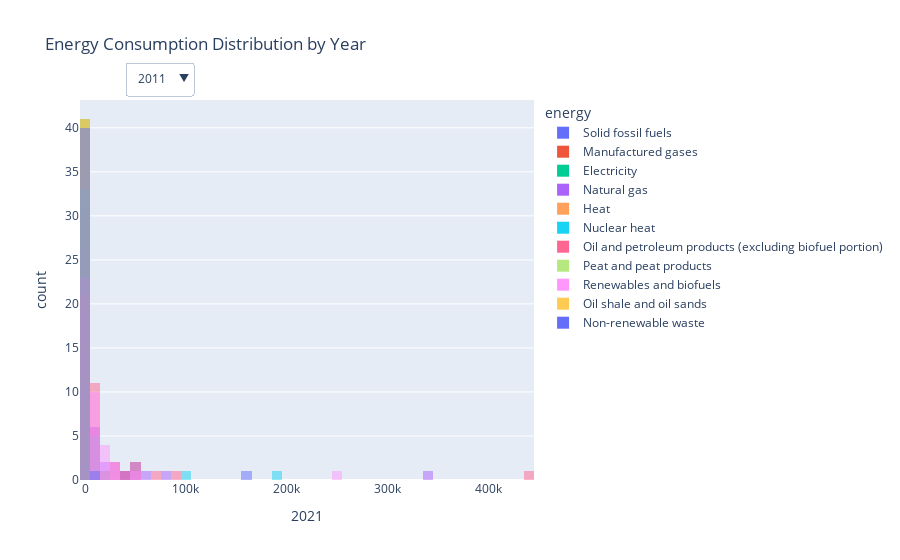

The notebook cell saved with this chart:
### Code cell
import pandas as pd
import plotly.express as px

# Create an interactive histogram with a dropdown for years
fig = px.histogram(df2, x='2021', color='energy', barmode='overlay', labels={'2011': 'Energy Consumption (GWh)'}, title='Energy Consumption Distribution by Year')

# Update the layout to include a dropdown menu for years
fig.update_layout(
    updatemenus=[
        {
            'buttons': [
                {'method': 'restyle', 'args': [{'x': [df2['2011']], 'text': ['2011']}], 'label': '2011'},
                {'method': 'restyle', 'args': [{'x': [df2['2012']], 'text': ['2012']}], 'label': '2012'},
                {'method': 'restyle', 'args': [{'x': [df2['2013']], 'text': ['2013']}], 'label': '2013'},
                {'method': 'restyle', 'args': [{'x': [df2['2014']], 'text': ['2014']}], 'label': '2014'},
                {'method': 'restyle', 'args': [{'x': [df2['2015']], 'text': ['2015']}], 'label': '2015'},
                {'method': 'restyle', 'args': [{'x': [df2['2016']], 'text': ['2016']}], 'label': '2016'},
                {'method': 'restyle', 'args': [{'x': [df2['2017']], 'text': ['2017']}], 'label': '2017'},
                {'method': 'restyle', 'args': [{'x': [df2['2018']], 'text': ['2018']}], 'label': '2018'},
                {'method': 'restyle', 'args': [{'x': [df2['2019']], 'text': ['2019']}], 'label': '2019'},
                {'method': 'restyle', 'args': [{'x': [df2['2020']], 'text': ['2020']}], 'label': '2020'},
                {'method': 'restyle', 'args': [{'x': [df2['2020']], 'text': ['2020']}], 'label': '2021'},
            ],
            'direction': 'down',
            'showactive': True,
            'x': 0.1,
            'xanchor': 'left',
            'y': 1.1,
            'yanchor': 'top',
        },
    ]
)

# Show the interactive plot
fig.show()

### Figure 1 — Plotly figure (JSON) as saved in the notebook; plotly's stock layout.template omitted (floating-point values rounded to 4 significant figures; data arrays with more than 128 entries replaced by an {"elided": "..."} marker saying what was removed)
{"data": [{"alignmentgroup": "True", "bingroup": "x", "hovertemplate": "energy=Solid fossil fuels<br>2021=%{x}<br>count=%{y}<extra></extra>", "legendgroup": "Solid fossil fuels", "marker": {"color": "#636efa", "opacity": 0.5, "pattern": {"shape": ""}}, "name": "Solid fossil fuels", "offsetgroup": "Solid fossil fuels", "orientation": "v", "showlegend": true, "type": "histogram", "x": [227.1, 2536.0, 3972.0, 2597.0, 5293.0, 40.1, 12920.0, 53200.0, 1120.0, -8.983, 1711.0, 3097.0, 162800.0, 2079.0, 8471.0, 224.4, 415.3, 1372.0, 915.4, 128.5, 5538.0, 160.1, 42.08, 17.17, 91.35, 336.0, 653.1, 0, 5666.0, 840.1, 45910.0, 195.6, 4045.0, 6986.0, 1659.0, 935.2, 2823.0, 41400.0, 0, 0, 1567.0], "xaxis": "x", "yaxis": "y"}, {"alignmentgroup": "True", "bingroup": "x", "hovertemplate": "energy=Manufactured gases<br>2021=%{x}<br>count=%{y}<extra></extra>", "legendgroup": "Manufactured gases", "marker": {"color": "#EF553B", "opacity": 0.5, "pattern": {"shape": ""}}, "name": "Manufactured gases", "offsetgroup": "Manufactured gases", "orientation": "v", "showlegend": true, "type": "histogram", "x": [0, 0, 0, 0, 0, 0, 0, 0, 0, 0, 0, 0, 0, 0, 0, 0, 0, 0, 0, 0, 0, 0, 0, 0, 0, 0, 0, 0, 0, 0, 0, 0, 0, 0, 0, 0, 0, 0, 0, 0, 0], "xaxis": "x", "yaxis": "y"}, {"alignmentgroup": "True", "bingroup": "x", "hovertemplate": "energy=Electricity<br>2021=%{x}<br>count=%{y}<extra></extra>", "legendgroup": "Electricity", "marker": {"color": "#00cc96", "opacity": 0.5, "pattern": {"shape": ""}}, "name": "Electricity", "offsetgroup": "Electricity", "orientation": "v", "showlegend": true, "type": "histogram", "x": [-47.12, 648.6, -408.9, -677.3, -754.8, 0, -952.3, -1597.0, 418.6, 226.1, 316.8, 73.3, 629.2, 1528.0, -3860.0, 138.9, 340.6, 1097.0, 136.5, 0, 3679.0, 777.6, 491.9, 152.4, 310.1, -14.7, 213.0, 43.97, 21.75, -1512.0, 76.33, 408.7, 189.0, 55.97, -2198.0, -23.25, 66.55, -159.2, 0, 0, 59.06], "xaxis": "x", "yaxis": "y"}, {"alignmentgroup": "True", "bingroup": "x", "hovertemplate": "energy=Natural gas<br>2021=%{x}<br>count=%{y}<extra></extra>", "legendgroup": "Natural gas", "marker": {"color": "#ab63fa", "opacity": 0.5, "pattern": {"shape": ""}}, "name": "Natural gas", "offsetgroup": "Natural gas", "orientation": "v", "showlegend": true, "type": "histogram", "x": [44.27, 7732.0, 206.6, 15230.0, 2841.0, 0, 7797.0, 78100.0, 1933.0, 394.2, 5449.0, 29420.0, 340000.0, 2133.0, 37010.0, 2411.0, 2429.0, 9295.0, 4377.0, 0, 62430.0, 1876.0, 669.8, 964.1, 883.0, 0, 353.8, 319.1, 30140.0, 5015.0, 18230.0, 4973.0, 9948.0, 2395.0, 1006.0, 775.2, 4551.0, 49060.0, 0, 0, 0], "xaxis": "x", "yaxis": "y"}, {"alignmentgroup": "True", "bingroup": "x", "hovertemplate": "energy=Heat<br>2021=%{x}<br>count=%{y}<extra></extra>", "legendgroup": "Heat", "marker": {"color": "#FFA15A", "opacity": 0.5, "pattern": {"shape": ""}}, "name": "Heat", "offsetgroup": "Heat", "orientation": "v", "showlegend": true, "type": "histogram", "x": [0, 4.044, 0, 316.8, 60.85, 0, 21.12, 0, 2.65, 0, 0, 0, 1117.0, 139.9, 0, 0, 0, 0, 0, 0, 0, 240.0, 0, 0, 0, 0, 0, 0, 296.6, 165.6, 32.91, 0, 0, 0, 0, 0, 1.767, 0, 0, 0, 0], "xaxis": "x", "yaxis": "y"}, {"alignmentgroup": "True", "bingroup": "x", "hovertemplate": "energy=Nuclear heat<br>2021=%{x}<br>count=%{y}<extra></extra>", "legendgroup": "Nuclear heat", "marker": {"color": "#19d3f3", "opacity": 0.5, "pattern": {"shape": ""}}, "name": "Nuclear heat", "offsetgroup": "Nuclear heat", "orientation": "v", "showlegend": true, "type": "histogram", "x": [0, 0, 0, 12220.0, 4295.0, 0, 7642.0, 17770.0, 0, 0, 0, 14725, 186700.0, 5609.0, 98864, 0, 0, 4034, 0, 0, 0, 0, 0, 0, 0, 0, 0, 0, 890.4, 0, 0, 0, 2866, 0, 12342, 1352.0, 4051.0, 0, 0, 0, 0], "xaxis": "x", "yaxis": "y"}, {"alignmentgroup": "True", "bingroup": "x", "hovertemplate": "energy=Oil and petroleum products (excluding biofuel portion)<br>2021=%{x}<br>count=%{y}<extra></extra>", "legendgroup": "Oil and petroleum products (excluding biofuel portion)", "marker": {"color": "#FF6692", "opacity": 0.5, "pattern": {"shape": ""}}, "name": "Oil and petroleum products (excluding biofuel portion)", "offsetgroup": "Oil and petroleum products (excluding biofuel portion)", "orientation": "v", "showlegend": true, "type": "histogram", "x": [1013.0, 11420.0, 1706.0, 19810.0, 4408.0, 1874.0, 9347.0, 91740.0, 5607.0, -133.3, 9492.0, 48420.0, 438900.0, 7001.0, 66130.0, 1377.0, 2853.0, 7971.0, 6298.0, 561.4, 49500.0, 2845.0, 1950.0, 1417.0, 1025.0, 401.2, 1071.0, 301.3, 26040.0, 8595.0, 30710.0, 8484.0, 10430.0, 3917.0, 9100.0, 2181.0, 3714.0, 43520.0, 0, 0, 850.9], "xaxis": "x", "yaxis": "y"}, {"alignmentgroup": "True", "bingroup": "x", "hovertemplate": "energy=Peat and peat products<br>2021=%{x}<br>count=%{y}<extra></extra>", "legendgroup": "Peat and peat products", "marker": {"color": "#B6E880", "opacity": 0.5, "pattern": {"shape": ""}}, "name": "Peat and peat products", "offsetgroup": "Peat and peat products", "orientation": "v", "showlegend": true, "type": "histogram", "x": [0, 0, 0, 0, 0, 0, 0, 0, 0, 4.755, 0, 0, 1370.0, 912.9, 0, 0, 0, 0, 348.8, 0, 0, 21.9, 0, 0.976, 0, 0, 0, 0, 0, 0, 0, 0, 17.75, 0, 62.77, 0, 0, 0, 0, 0, 0], "xaxis": "x", "yaxis": "y"}, {"alignmentgroup": "True", "bingroup": "x", "hovertemplate": "energy=Renewables and biofuels<br>2021=%{x}<br>count=%{y}<extra></extra>", "legendgroup": "Renewables and biofuels", "marker": {"color": "#FF97FF", "opacity": 0.5, "pattern": {"shape": ""}}, "name": "Renewables and biofuels", "offsetgroup": "Renewables and biofuels", "orientation": "v", "showlegend": true, "type": "histogram", "x": [1044.0, 10700.0, 1884.0, 5123.0, 2915.0, 297.4, 5503.0, 46430.0, 7064.0, 1320.0, 3838.0, 20510.0, 251500.0, 13710.0, 30790.0, 1138.0, 2512.0, 3244.0, 1641.0, 5222.0, 29880.0, 1874.0, 407.4, 1903.0, 655.0, 357.8, 370.6, 57.38, 7957.0, 16180.0, 13080.0, 6637.0, 6396.0, 2770.0, 24090.0, 1258.0, 2325.0, 24130.0, 0, 0, 408.5], "xaxis": "x", "yaxis": "y"}, {"alignmentgroup": "True", "bingroup": "x", "hovertemplate": "energy=Oil shale and oil sands<br>2021=%{x}<br>count=%{y}<extra></extra>", "legendgroup": "Oil shale and oil sands", "marker": {"color": "#FECB52", "opacity": 0.5, "pattern": {"shape": ""}}, "name": "Oil shale and oil sands", "offsetgroup": "Oil shale and oil sands", "orientation": "v", "showlegend": true, "type": "histogram", "x": [0, 0, 0, 0, 0, 0, 0, 0, 0, 2726.0, 0, 0, 2726.0, 0, 0, 0, 0, 0, 0, 0, 0, 0, 0, 0, 0, 0, 0, 0, 0, 0, 0, 0, 0, 0, 0, 0, 0, 0, 0, 0, 0], "xaxis": "x", "yaxis": "y"}, {"alignmentgroup": "True", "bingroup": "x", "hovertemplate": "energy=Non-renewable waste<br>2021=%{x}<br>count=%{y}<extra></extra>", "legendgroup": "Non-renewable waste", "marker": {"color": "#636efa", "opacity": 0.5, "pattern": {"shape": ""}}, "name": "Non-renewable waste", "offsetgroup": "Non-renewable waste", "orientation": "v", "showlegend": true, "type": "histogram", "x": [0, 679.7, 0, 661.2, 74.22, 40.42, 366.1, 4221.0, 436.4, 35.93, 7.858, 517.3, 14500.0, 322.6, 1725.0, 0, 45.18, 245.0, 142.8, 0, 1142.0, 90.71, 41.55, 47.33, 0, 0, 0, 0, 896.6, 265.7, 984.4, 186.7, 319.4, 1.392, 973.3, 54.73, 237.0, 1083.0, 0, 0, 0], "xaxis": "x", "yaxis": "y"}], "layout": {"autosize": true, "barmode": "overlay", "legend": {"title": {"text": "energy"}, "tracegroupgap": 0}, "title": {"text": "Energy Consumption Distribution by Year"}, "updatemenus": [{"buttons": [{"args": [{"text": ["2011"], "x": {"elided": "1x451 float values"}}], "label": "2011", "method": "restyle"}, {"args": [{"text": ["2012"], "x": {"elided": "1x451 float values"}}], "label": "2012", "method": "restyle"}, {"args": [{"text": ["2013"], "x": {"elided": "1x451 float values"}}], "label": "2013", "method": "restyle"}, {"args": [{"text": ["2014"], "x": {"elided": "1x451 float values"}}], "label": "2014", "method": "restyle"}, {"args": [{"text": ["2015"], "x": {"elided": "1x451 float values"}}], "label": "2015", "method": "restyle"}, {"args": [{"text": ["2016"], "x": {"elided": "1x451 float values"}}], "label": "2016", "method": "restyle"}, {"args": [{"text": ["2017"], "x": {"elided": "1x451 float values"}}], "label": "2017", "method": "restyle"}, {"args": [{"text": ["2018"], "x": {"elided": "1x451 float values"}}], "label": "2018", "method": "restyle"}, {"args": [{"text": ["2019"], "x": {"elided": "1x451 float values"}}], "label": "2019", "method": "restyle"}, {"args": [{"text": ["2020"], "x": {"elided": "1x451 float values"}}], "label": "2020", "method": "restyle"}, {"args": [{"text": ["2020"], "x": {"elided": "1x451 float values"}}], "label": "2021", "method": "restyle"}], "direction": "down", "showactive": true, "x": 0.1, "xanchor": "left", "y": 1.1, "yanchor": "top"}], "xaxis": {"anchor": "y", "autorange": true, "domain": [0, 1], "range": [-5000, 445000], "title": {"text": "2021"}, "type": "linear"}, "yaxis": {"anchor": "x", "autorange": true, "domain": [0, 1], "range": [0, 43.16], "title": {"text": "count"}}}}
